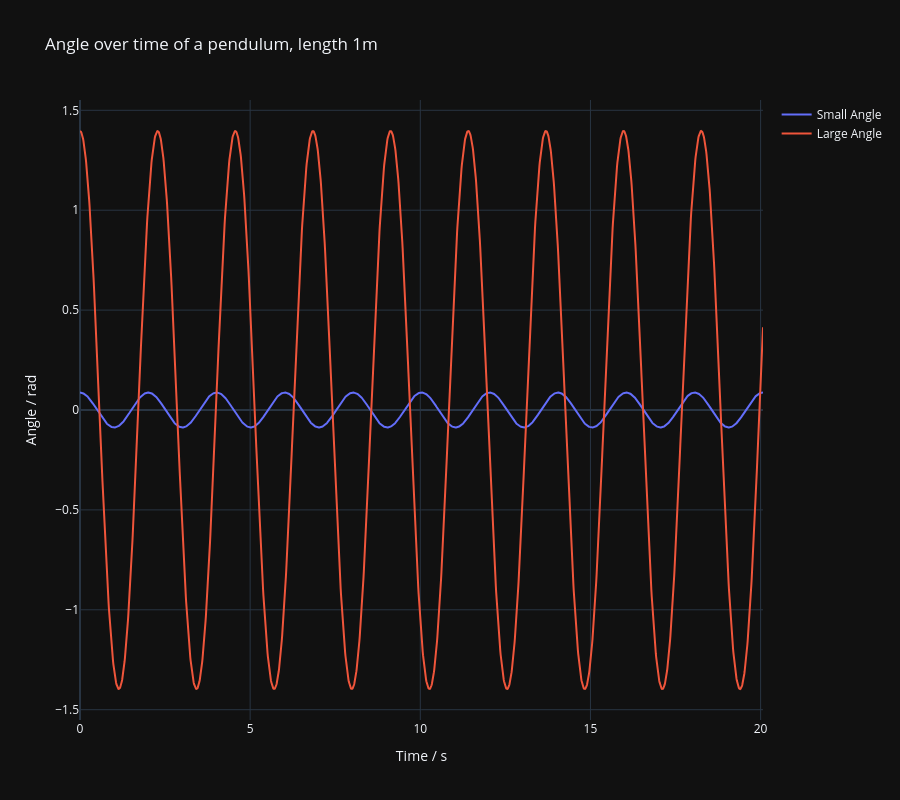

Notebook code for this chart:
### Markdown cell above
# Plot of Angle vs Time

### Code cell
fig = sp.make_subplots(
    rows=1,
    cols=1, 
)

# Displacement 
fig.add_trace(go.Scatter(x=t, y=angles_small, name="Small Angle"), row=1, col=1)
fig.add_trace(go.Scatter(x=t, y=angles_large, name="Large Angle"), row=1, col=1)

fig.update_xaxes(title_text="Time / s", col=1)
fig.update_yaxes(title_text="Angle / rad", col=1, row=1)

fig.update_layout(
    title=f"Angle over time of a pendulum, length {length}m",
    template="plotly_dark",
    height=800
)

fig.show()

### Figure 1 — Plotly figure (JSON) as saved in the notebook; plotly's stock layout.template omitted (floating-point values rounded to 4 significant figures; data arrays with more than 128 entries replaced by an {"elided": "..."} marker saying what was removed)
{"data": [{"name": "Small Angle", "type": "scatter", "x": {"elided": "2008 float values"}, "xaxis": "x", "y": {"elided": "2008 float values"}, "yaxis": "y"}, {"name": "Large Angle", "type": "scatter", "x": {"elided": "2008 float values"}, "xaxis": "x", "y": {"elided": "2008 float values"}, "yaxis": "y"}], "layout": {"height": 800, "title": {"text": "Angle over time of a pendulum, length 1m"}, "xaxis": {"anchor": "y", "domain": [0, 1], "title": {"text": "Time / s"}}, "yaxis": {"anchor": "x", "domain": [0, 1], "title": {"text": "Angle / rad"}}}}
